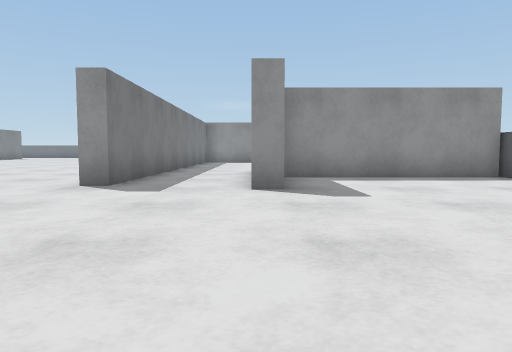
[1] (above)

24 first-person views from a walk through a Webots world. The camera is 0.06 m above the floor, tilts 4° down and sees 70° across. The floor is counted in squares, 0.1 m on a side. Each view is taken from the middle of a square. On the plan, view 1 faces up. The plan holds only what a view shows up to about 10 squares ahead; the rest is blank. Robots are left out. Webots' stock objects and surfaces are drawn as simple stand-ins.

[2]
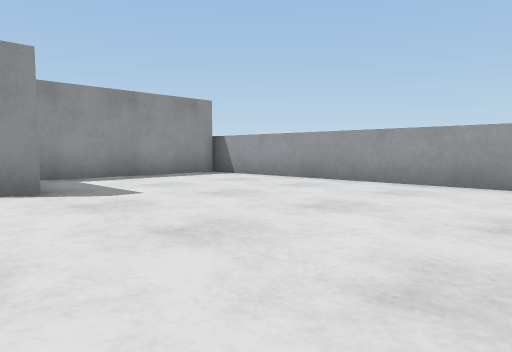

[3]
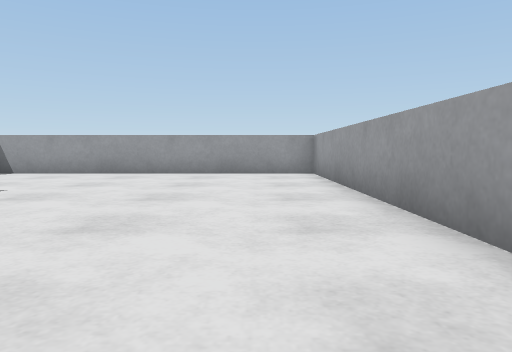

[4]
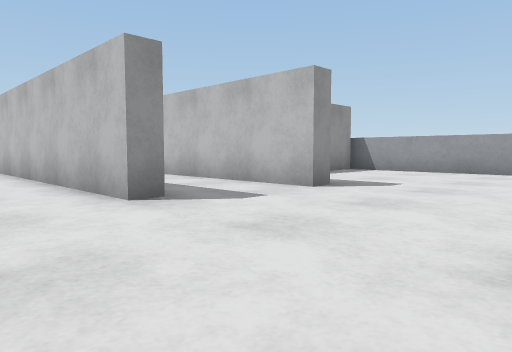

[5]
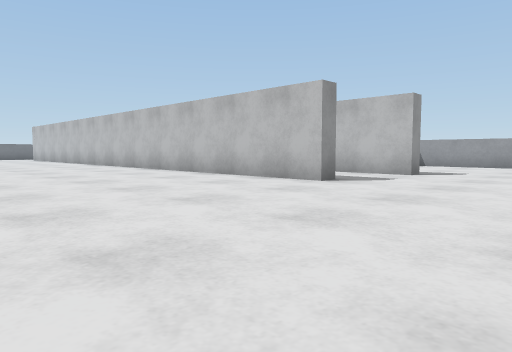

[6]
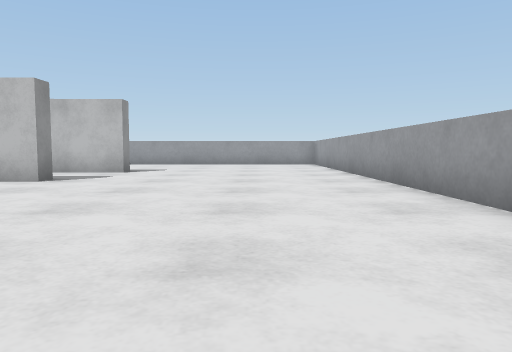

[7]
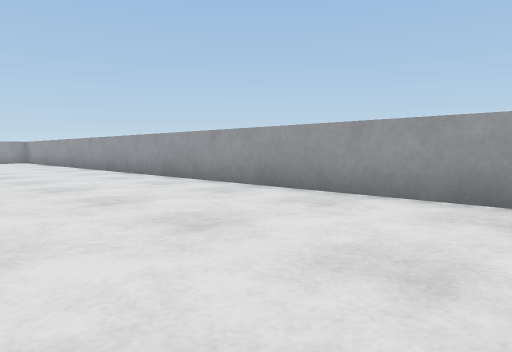

[8]
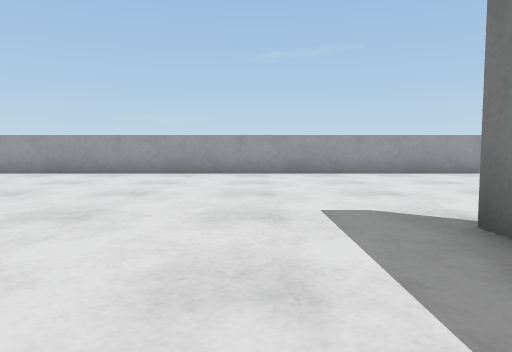

[9]
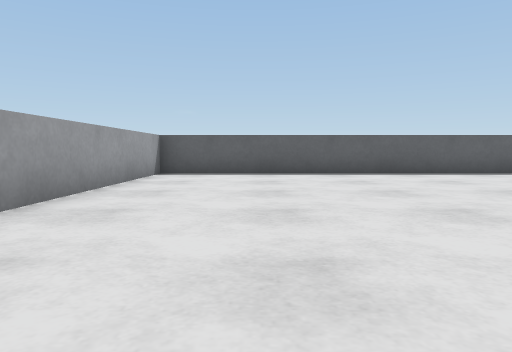

[10]
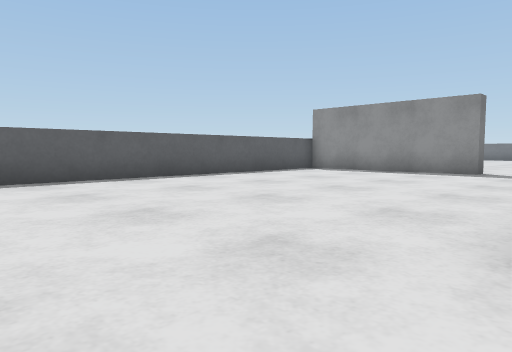

[11]
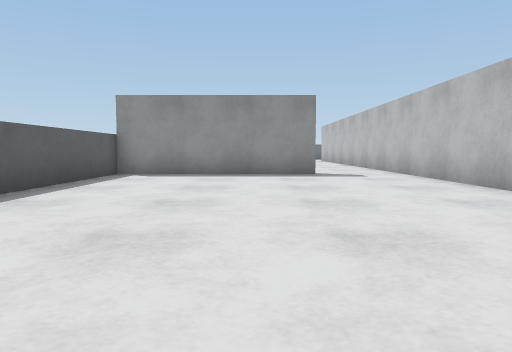

[12]
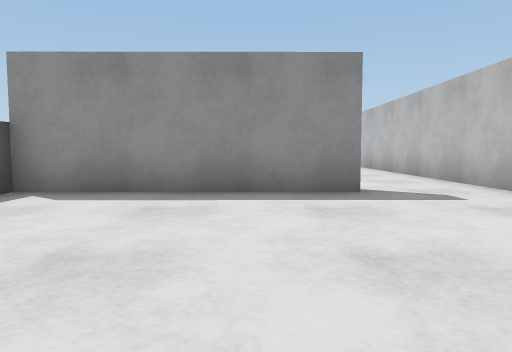

[13]
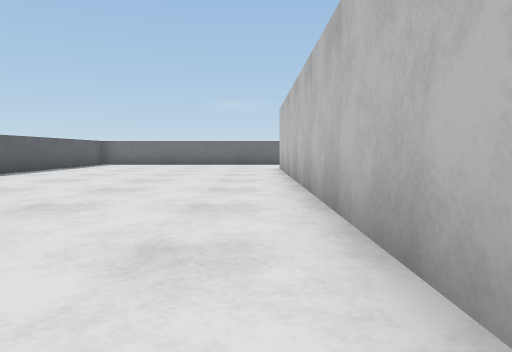

[14]
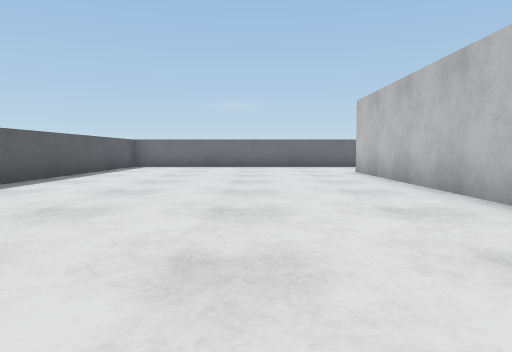

[15]
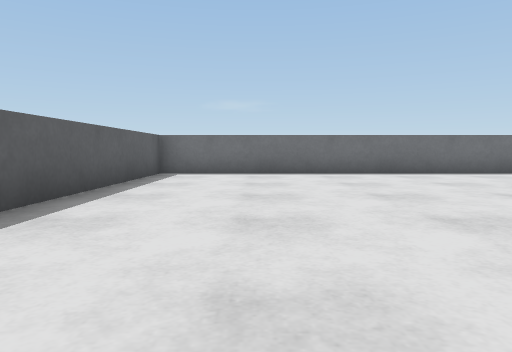

[16]
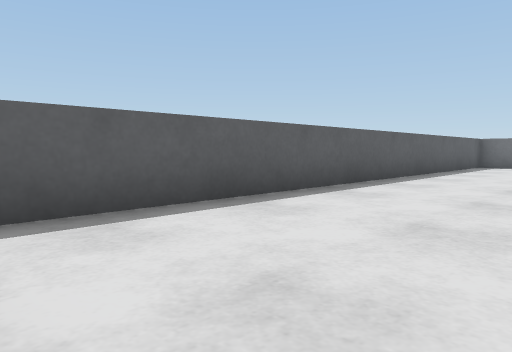

[17]
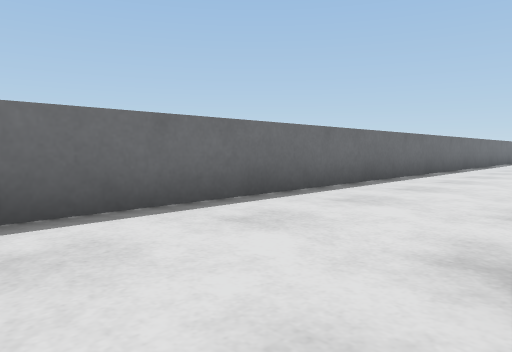

[18]
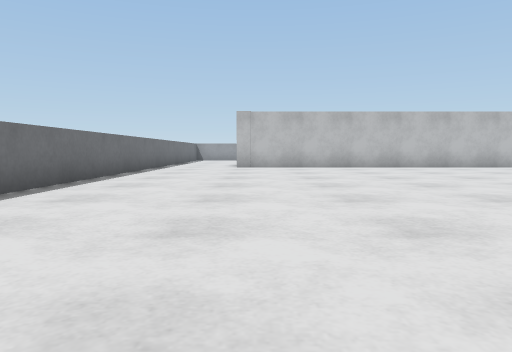

[19]
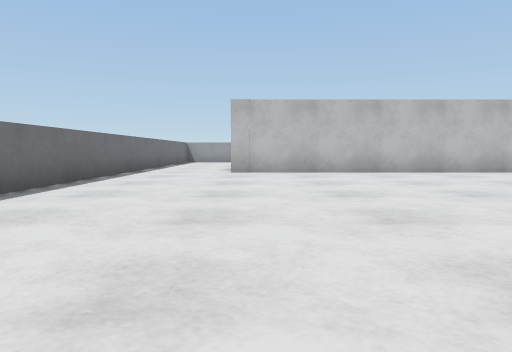

[20]
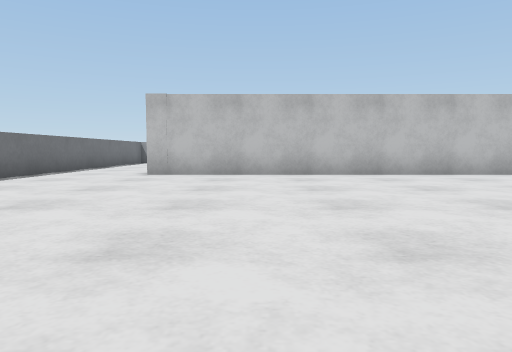

[21]
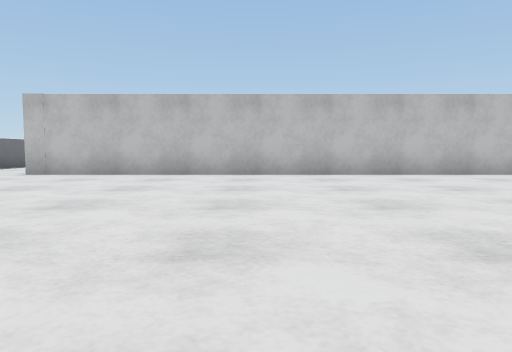

[22]
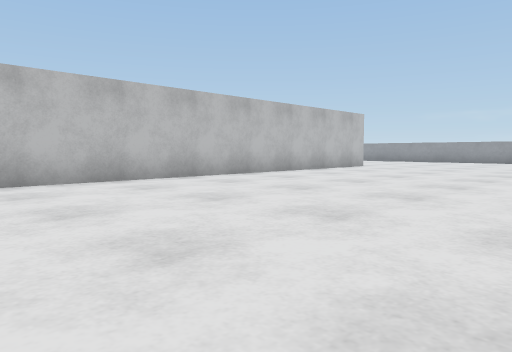

[23]
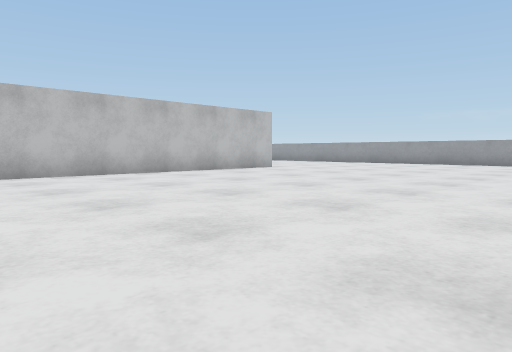

[24]
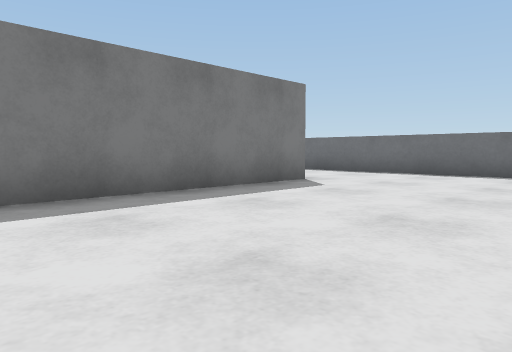

### Floor plan
Points are (right, up) in squares from view 1. A wall is a line through its corners. A room is listed if a view was taken in it or the views show most of it. See-through windows are left out.
Room 1 (view 1)
walls: (0.5, 5.6) (-0.1, 5.6); (-0.5, -0.5) (5.5, -0.5) (5.5, 8.1) (0.6, 8.1)
ways out: opening at (0, 2.5) to room 2
Room 2 (views 2, 3, 4, 5, 6, 7, 8, 9, 10, 11, 12, 13, 14, 15, 16, 17, 18, 19, 20, 21, 22, 23, 24)
walls: (-17.2, 10.4) (-17.2, 26); (-19.5, 14.8) (-19.5, 14.2) (-24.5, 14.2) (-24.5, -0.5) (-0.5, -0.5); (-2.5, 10) (-2.5, 6.2) (-3, 6.2) (-3, 26.8); (-16.7, 6.6) (-16.7, 6.1); (-16.7, 26.3) (-16.7, 20.8); (-0.1, 5.6) (-0.1, 10.2); (-1.9, 29.5) (-24.5, 29.5) (-24.5, 15.5)
ways out: opening at (0, 2.5) to room 1

Positions as (right, up) in squares from view 1, and headings:
1: (0, 0), facing up
2: (-1, 0), facing up-right
3: (-4, 1), facing right
4: (-5, 2), facing up-right
5: (-9, 2), facing up-right
6: (-10, 2), facing right
7: (-14, 4), facing down-right
8: (-15, 9), facing down
9: (-15, 2), facing left
10: (-17, 4), facing up-left
11: (-21, 5), facing up
12: (-21, 9), facing up
13: (-18, 14), facing up
14: (-20, 16), facing up
15: (-22, 20), facing up
16: (-21, 15), facing up-left
17: (-19, 26), facing up-right
18: (-16, 26), facing right
19: (-13, 26), facing right
20: (-12, 24), facing right
21: (-12, 21), facing right
22: (-10, 19), facing down-right
23: (-12, 16), facing down-right
24: (-12, 20), facing up-left
